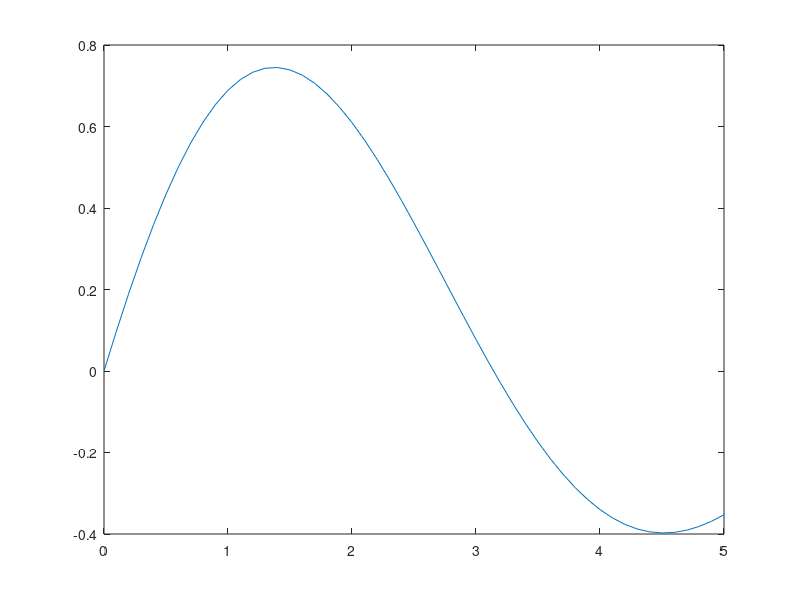

Source code (MATLAB):
% Copyright 2015, Ashwin Srinath, All Rights Reserved
% LICENSE: MIT
% (TL;DR) 
% You can do whatever you want
% with this code
% as long as you include the original copyright
% and license in their original sources.
% I don't guarantee that
% any of this code
% serves any purpose whatsoever.
%% Introduction
% In this document, we'll learn about Vectors and
% Matrices, the fundamental types of data in MATLAB

%% Vectors
% So far, we have used MATLAB to compute with numbers,
% i.e., _scalars_:

a = 2*5*sin(pi/4);
b = log(a);
disp(b)

%%
% You shouldn't be too impressed with any of this,
% it's nothing we can't do with an ordinary calculator.
% The _true_ power of MATLAB lies in its ability
% to operate on *vectors*. Here's how to create
% a vector:

temp = [14, 21, 27, 32, 37, 37, 34, 27];
disp(temp)

%%
% Vectors are created by putting a list of comma-separated
% values in square brackets.
% In our example, we _assign_ our vector to the name
% |temp| (the rules for vector assignment
% are the same as for scalars).
% We then _inspect_ the value of |temp| using
% |disp|. MATLAB gives us a pretty representation
% of our vector.
%
% Vectors are useful for a lot of different things.
% For instance, they can be used to hold a bunch
% of related values, e.g., readings from an experiment,
% student grades, patient heights, etc.,
% Incidentally, _our_ vector, |temp|, holds Google's
% prediction for the minimum temperature for the
% next eight days (that's why we named it |temp|!)

%%
% We can get the length or "size" of a vector,
% using |length|:
length(temp)

%%
% Having our values in a vector is really useful.
% We can compute the mean temperature:
mean(temp)

%%
% And even the maximum or minimum
max(temp)

%%
min(temp)

%% 
% We can even visualize how the minimum temperature
% will vary:
%%
plot(temp)

%%
% We hope you're convinced that MATLAB is a bit
% more useful than your average calculator!
% But lets move on and learn more about vectors:

%% Accessing Vector Values
%
% As we discussed, we can create vectors by
% putting comma-separated values in square
% brackets:
temp = [14, 21, 27, 32, 37, 37, 34, 27];

%%
% We often want to access specific values of 
% a vector. For instance, let's say we want
% only the temperature on the third day:

temp(3)

%%
% Here, |3| is called an _index_.

%%
% And don't forget, you can assign the
% extracted value to
% a variable:

temp_third = temp(3);
disp(temp_third)

%%
% You can also _change_ the value
% you access. Let's say we made
% a mistake in recording the temperature
% for the third day, to fix it:

temp(3) = 30.0;

%%
% Remember, in commands like this,
% we're not assigning the value
% on the right to a new name, we're
% _modifying_ an existing variable.
% This is also valid (and extremely useful!)
% use of the assignment (|=|) operator.

%%
% We can also get vector values for a 
% _range_ of indices. For this,
% we use the colon (|:|) operator
% For instance, if
% we wanted the temperatures for days
% 2 through 6:

temp(2:6)

%%
% The answer is, of course, a vector.
% It's a "slice" of our original
% vector |temp|.

%%
% The |end| keyword is useful when
% we want to refer to the last index.
% Examine how |end| is used in the
% following commands:

temp(end)

%%
temp(4:end)

%%
% Finally, you can provide a
% _stride_ to the range of indices.
% For instance, if we want
% every second temperature from day 1
% to day 7, we  can do

temp(1:2:7)

%%
% or if we want every _third_ temperature
% from day 1 to day 8:

temp(1:3:8)

%%
% The middle index is a _stride_ or _step_.
% The indices |(1:3:8)| can be read as
% "1 through 8 in steps of 3"

%%
% Strides can be negative also, and
% useful when we want to get values
% "backwards". Here is how to get
% the temperatures from day 6 to
% day 2, backwards:

temp(6:-1:2)

%%
% To compare, here are the "forward" values:

temp(2:6)

%% Sequences
% Here's an example of how we've been
% constructing vectors so far:

v = [1.2, 3.2, 7.6, 8.8];

%%
% Often, we want to _generate a
% sequence_ of numbers. For examaple, if we want
% the sequence 1,2,3,4,...10, we can
% do:

seq = 1:10;
disp(seq)

%%
% Note that this usage of the
% colon (|:|) operator here is different from the
% previous section. Make sure you understand
% this difference before moving on.

%%
% Of course, we don't have to start with |1|:

seq = 2:8;
disp(seq)

%%
% And our sequence can have a stride:

seq = 2:4:20;
disp(seq)

%%
% And, yes, strides can be negative:

seq = 18:-5:-10;
disp(seq)

%%
% We can even generate sequences of
% floating-point ("decimal") numbers:

seq = 0.5:0.2:2.5;
disp(seq)

%%
seq = 1.0:-0.1:0;
disp(seq)

%% Row and Column Vectors
%
% Vectors can be "long" or "tall". So far, we've
% been working with "long" vectors:

yoshi_times = [22.2, 21.7, 23.4, 32.6, 18.0];
disp(yoshi_times)

%%
% We can also create "tall" vectors:

koopa_times = [22.4; 23.6; 24.4; 20.9; 19.0];
disp(koopa_times)

%%
% We can switch between "long" and "tall" vectors
% using the _transpose_ (|'|) operator:

disp(yoshi_times')

%%
% The length of |yoshi_times| and |yoshi_times'|
% is the same:

length(yoshi_times)

%%
length(yoshi_times')

%%
% But they have different _sizes_:

size(yoshi_times)

%%

size(yoshi_times')

%%
% "Long" vectors are called row vectors,
% and "tall" vectors are called column vectors.
% Remember, columns (in architecture), are "tall".
% They are both specific cases of _matrices_, which
% we will study in the following section.


%% Matrices
% So far, we've dealt with _scalars_ (single numbers),
% and _vectors_ (a collection of scalars):
yoshi_times = [22.2, 21.7, 23.4, 32.6, 18.0];
koopa_times = [22.4, 23.6, 24.4, 20.9, 19.0];

%%
% |yoshi_times| and |koopa_times| record the
% lap times of "yoshi" and "koopa" in a
% five-lap race.

%%
% We can "stack" these timings like so:

race_times = [yoshi_times; koopa_times];
disp(race_times)

%%
% What we get is a sort of "table" of numbers.
% The first row is |koopa_times| and
% the second is |yoshi_times|. This "table"
% is called a _matrix_.
% Let's check it's |size|:

size(race_times)

%%
% MATLAB reports the "size" of a matrix
% as [rows, columns]. The first number
% indicates the number of rows, and the second
% indicates the number of columns.

%% Accesing Matrix Values
%
% To experiment with matrices, let's create
% a "magic matrix of 10 rows and 10 columns":
% 
M = magic(10);

%% 
% As with vectors, we often want
% to extract a single value from a matrix.
% We do this by supplying _two_ indices:

M(2, 4)

%%
% The above command selects the value
% sitting on the second row and fourth column
% of our matrix

%%
% We can also extract an entire
% row of values:

M(3, :)

%%
% The index |(3, :)| selects the values
% sitting on the _third_ row, and _all_ columns -
% effectively, the entire row
% 
% What if we only wanted a handful of values
% from the third row?

M(3, 2:6)

%%
% The index |(3, 2:6)| selects the
% values sitting on the third row, and
% columns 2 through 6.

%%
% We can also select _multiple_ rows:

M(1:4, :)

%%
% Or columns:
M(:, 2:7)

%%
% To select a _submatrix_, we provide
% ranges in both dimensions:
M(4:6, 5:7)

%%
% We can also provide strides
% in either dimension:
M(2:2:end, 5)

%%
% Again, we can use the assignment
% operator to _modify_ rows or columns:

M(:, 2:7) = 0.0;
disp(M)

%%
% Let's go back to the data
% from our kart-race:
yoshi_times = [22.2, 21.7, 23.4, 32.6, 18.0];
koopa_times = [22.4, 23.6, 24.4, 20.9, 19.0];
race_times = [yoshi_times; koopa_times]
%%
% 1. Displace race_times with the lap timings as columns (not rows)
% 2. Extract only |yoshi|'s lap times
% 3. Extract both |yoshi| and |koopa|'s lap times for lap 4
% 4. sum(v) sums the element of a *vector*, can you
% figure out who won the race?

%% Generating Matrices
% We've seen that we can create
% matrices by hand:
M = [1, 2, 3; 5, 6.2, 8; 2, 2, 2];

%%
% And we've used |magic| like so:

M = magic(5);

%%
% There are other _functions_ like |magic|
% that we can use to generate matrices.
zeros(5)

%%
ones(6)

%%
ones(3,2)

%%
eye(5)

%%
eye(5) + ones(5)

%%
rand(3,5)

%% Matrix Dimensions
% As we saw, |size(M)| gives
% the number of rows and columns of
% a matrix, i.e., its _dimensions_.
% As with vectors, we can use
% the transpose operator (|'|)
% to flip a matrix's dimensions:

x = rand(2, 5);
disp(x)

%%
disp(x')

%% Arithmetic with Vectors and Matrices

%%
% Vectors and Matrices can be multiplied
% freely with scalars:

M = ones(5);
M = 2*M;
disp(M)

%%
t = 0:0.1:1;
m = -0.2*t;
disp(m)

%%
% To do *elementwise* operations between
% to vectors and matrices, they need to
% be the same shape:

%%
a = [0.6, 0.2, 0.8];
b = [2, 3, 2];
c = a + b;
disp(c)

%%
c = a - b

%%
c = a.*b

%%
c = a.^b

%%
M = ones(3)*2;
B = rand(3);
disp(B)

%%
C = M+B

%%
C = M.*B

%%
% Elementwise multiplication and exponentiation
% are done using the |.*| and |.^| operator
%
% Again, elementwise operations don't work
% for incompatible dimensions/sizes:
%
%  a = [0.6, 0.2, 0.8];
%  b = [1., 2.]
%  a.*b
%
%  a = [0.6, 0.2, 0.8];
%  b = [1., 2., 1.]';
%  a.*b

%%
% Elementwise operations are great for
% evaluating mathematical formulae.
% For instance, here's the formula
% for a damped spring:
%
% $y = e^{-0.2t}sin(t)$
%
% Let's say we wanted to evaluate
% $y$ for $t$ between 0 and 5:

t = 0:0.1:5;
y = exp(-0.2*t).*sin(t);
disp(y)

%%
plot(t, y)

%%
% Finally, and this is a big idea: 
% The "normal" |*| and |^| operators
% (i.e., without a _dot_) are reserved
% for multiplication and exponentiation
% in a _linear algebra_ context.
% You can only multiply a matrix of
% size [M, N] by a matrix sized [N, P]
% (the number of columns of the first
% must equal the number of rows of the
% second). See:
% 
% https://www.youtube.com/watch?v=XZ3HXhvqa8g
%
% to understand Matrix Multiplication

A = [3, 4; 1, 2; 0, 1];
B = [1, 4, 5; 2, 0, 3.];

disp(A*B)

%%
b = [1; 2];
disp(A*b)

